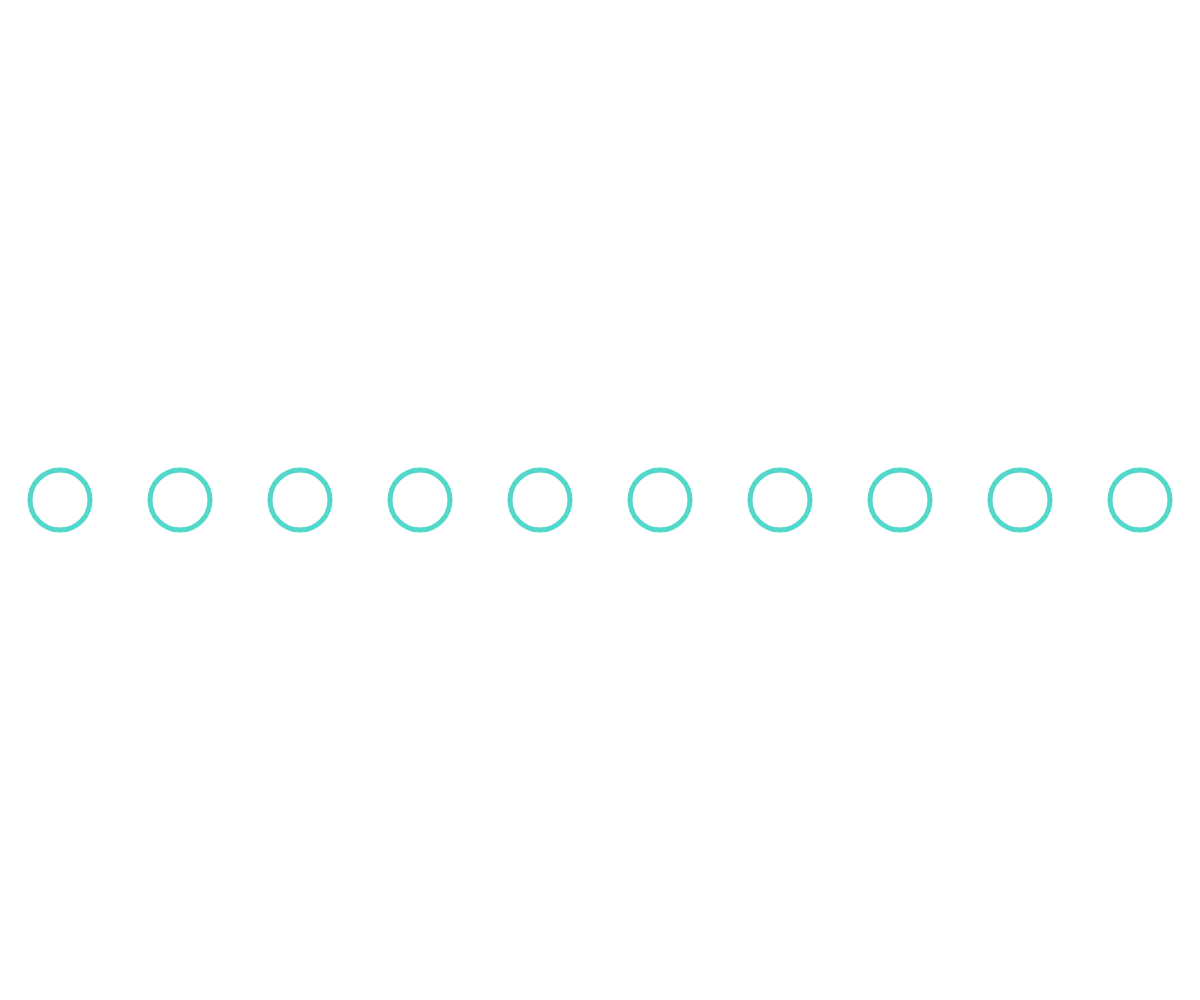
Frame 1 (no input)
Frame 60 (no input): identical to frame 1, image omitted
Frame 120 (the mouse pressed at the canvas centre since frame 60): identical to frame 1, image omitted

The p5.js sketch that drew this single still picture (run headless with seeded random() and noise() and a simulated clock; from frame 60 on, the mouse is pressed at the canvas centre):

// p5.js sketch
// ── sketch.js
// Academy of Art University
// WNM 498 Generative Art & Creative Code
//
// Ryan Berkey
// ryan@rybotron.com
//
// Using a for loop to draw a series of ellipses


var tileCount = 10,
	circleAlpha,
	circleColor;


function setup(){
	createCanvas( windowWidth, windowHeight );
	circleRGBA = color(10, 200, 180, 180);
}

function draw() {

	background(255);

	var gridSize = width / tileCount;
	translate( gridSize / 2,  0 ); // Translate the entire matrix to center the ellipses

	noFill();
	stroke( circleRGBA );
	strokeWeight( 5 );
	
	for ( var gridX = 0; gridX < tileCount; gridX++ ) {

		var radius = gridSize / 2;
		var posX = gridSize * gridX;
		var posY = height / 2;

		ellipse( posX, posY, radius, radius);
	}
}
